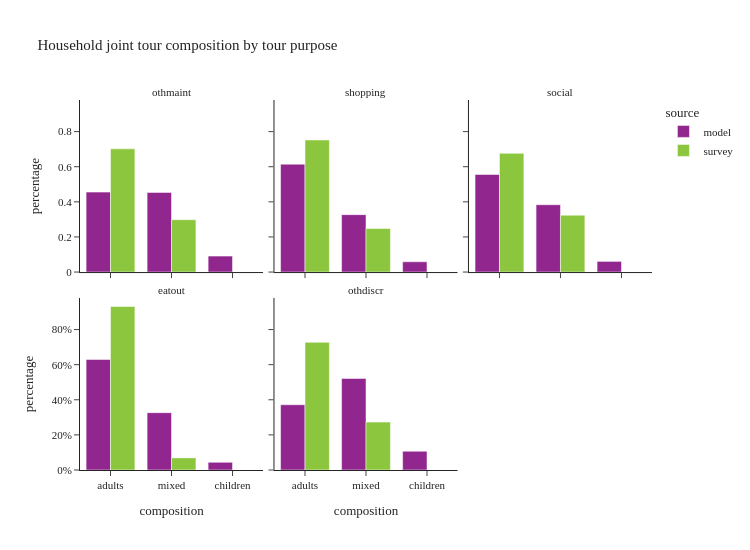

Notebook code cell kept with this figure:
### Code cell
plot_joint_tour_segment(joint_tour_data, 'tour_type', "Household joint tour composition by tour purpose", height=550, facet_col_wrap=3)

### Figure 1 — Plotly figure (JSON) as saved in the notebook; plotly's stock layout.template omitted (floating-point values rounded to 4 significant figures)
{"data": [{"alignmentgroup": "True", "customdata": [[12001], [11957], [2401]], "hovertemplate": "source=model<br>tour_type=othmaint<br>composition=%{x}<br>percentage=%{y}<br>sample_size=%{customdata[0]}<extra></extra>", "legendgroup": "model", "marker": {"color": "#91268F", "pattern": {"shape": ""}}, "name": "model", "offsetgroup": "model", "orientation": "v", "showlegend": true, "textposition": "auto", "type": "bar", "x": ["adults", "mixed", "children"], "xaxis": "x4", "y": [0.4553, 0.4536, 0.09109], "yaxis": "y4"}, {"alignmentgroup": "True", "customdata": [[14922], [7940], [1417]], "hovertemplate": "source=model<br>tour_type=shopping<br>composition=%{x}<br>percentage=%{y}<br>sample_size=%{customdata[0]}<extra></extra>", "legendgroup": "model", "marker": {"color": "#91268F", "pattern": {"shape": ""}}, "name": "model", "offsetgroup": "model", "orientation": "v", "showlegend": false, "textposition": "auto", "type": "bar", "x": ["adults", "mixed", "children"], "xaxis": "x5", "y": [0.6146, 0.327, 0.05836], "yaxis": "y5"}, {"alignmentgroup": "True", "customdata": [[7740], [5342], [846]], "hovertemplate": "source=model<br>tour_type=social<br>composition=%{x}<br>percentage=%{y}<br>sample_size=%{customdata[0]}<extra></extra>", "legendgroup": "model", "marker": {"color": "#91268F", "pattern": {"shape": ""}}, "name": "model", "offsetgroup": "model", "orientation": "v", "showlegend": false, "textposition": "auto", "type": "bar", "x": ["adults", "mixed", "children"], "xaxis": "x6", "y": [0.5557, 0.3835, 0.06074], "yaxis": "y6"}, {"alignmentgroup": "True", "customdata": [[10936], [5672], [764]], "hovertemplate": "source=model<br>tour_type=eatout<br>composition=%{x}<br>percentage=%{y}<br>sample_size=%{customdata[0]}<extra></extra>", "legendgroup": "model", "marker": {"color": "#91268F", "pattern": {"shape": ""}}, "name": "model", "offsetgroup": "model", "orientation": "v", "showlegend": false, "textposition": "auto", "type": "bar", "x": ["adults", "mixed", "children"], "xaxis": "x", "y": [0.6295, 0.3265, 0.04398], "yaxis": "y"}, {"alignmentgroup": "True", "customdata": [[14385], [20179], [4135]], "hovertemplate": "source=model<br>tour_type=othdiscr<br>composition=%{x}<br>percentage=%{y}<br>sample_size=%{customdata[0]}<extra></extra>", "legendgroup": "model", "marker": {"color": "#91268F", "pattern": {"shape": ""}}, "name": "model", "offsetgroup": "model", "orientation": "v", "showlegend": false, "textposition": "auto", "type": "bar", "x": ["adults", "mixed", "children"], "xaxis": "x2", "y": [0.3717, 0.5214, 0.1069], "yaxis": "y2"}, {"alignmentgroup": "True", "customdata": [[40], [17]], "hovertemplate": "source=survey<br>tour_type=othmaint<br>composition=%{x}<br>percentage=%{y}<br>sample_size=%{customdata[0]}<extra></extra>", "legendgroup": "survey", "marker": {"color": "#8CC63E", "pattern": {"shape": ""}}, "name": "survey", "offsetgroup": "survey", "orientation": "v", "showlegend": true, "textposition": "auto", "type": "bar", "x": ["adults", "mixed"], "xaxis": "x4", "y": [0.7018, 0.2982], "yaxis": "y4"}, {"alignmentgroup": "True", "customdata": [[82], [27]], "hovertemplate": "source=survey<br>tour_type=shopping<br>composition=%{x}<br>percentage=%{y}<br>sample_size=%{customdata[0]}<extra></extra>", "legendgroup": "survey", "marker": {"color": "#8CC63E", "pattern": {"shape": ""}}, "name": "survey", "offsetgroup": "survey", "orientation": "v", "showlegend": false, "textposition": "auto", "type": "bar", "x": ["adults", "mixed"], "xaxis": "x5", "y": [0.7523, 0.2477], "yaxis": "y5"}, {"alignmentgroup": "True", "customdata": [[144], [69]], "hovertemplate": "source=survey<br>tour_type=social<br>composition=%{x}<br>percentage=%{y}<br>sample_size=%{customdata[0]}<extra></extra>", "legendgroup": "survey", "marker": {"color": "#8CC63E", "pattern": {"shape": ""}}, "name": "survey", "offsetgroup": "survey", "orientation": "v", "showlegend": false, "textposition": "auto", "type": "bar", "x": ["adults", "mixed"], "xaxis": "x6", "y": [0.6761, 0.3239], "yaxis": "y6"}, {"alignmentgroup": "True", "customdata": [[54], [4]], "hovertemplate": "source=survey<br>tour_type=eatout<br>composition=%{x}<br>percentage=%{y}<br>sample_size=%{customdata[0]}<extra></extra>", "legendgroup": "survey", "marker": {"color": "#8CC63E", "pattern": {"shape": ""}}, "name": "survey", "offsetgroup": "survey", "orientation": "v", "showlegend": false, "textposition": "auto", "type": "bar", "x": ["adults", "mixed"], "xaxis": "x", "y": [0.931, 0.06897], "yaxis": "y"}, {"alignmentgroup": "True", "customdata": [[8], [3]], "hovertemplate": "source=survey<br>tour_type=othdiscr<br>composition=%{x}<br>percentage=%{y}<br>sample_size=%{customdata[0]}<extra></extra>", "legendgroup": "survey", "marker": {"color": "#8CC63E", "pattern": {"shape": ""}}, "name": "survey", "offsetgroup": "survey", "orientation": "v", "showlegend": false, "textposition": "auto", "type": "bar", "x": ["adults", "mixed"], "xaxis": "x2", "y": [0.7273, 0.2727], "yaxis": "y2"}], "layout": {"annotations": [{"font": {}, "showarrow": false, "text": "eatout", "x": 0.16, "xanchor": "center", "xref": "paper", "y": 0.465, "yanchor": "bottom", "yref": "paper"}, {"font": {}, "showarrow": false, "text": "othdiscr", "x": 0.5, "xanchor": "center", "xref": "paper", "y": 0.465, "yanchor": "bottom", "yref": "paper"}, {"font": {}, "showarrow": false, "text": "othmaint", "x": 0.16, "xanchor": "center", "xref": "paper", "y": 1.0, "yanchor": "bottom", "yref": "paper"}, {"font": {}, "showarrow": false, "text": "shopping", "x": 0.5, "xanchor": "center", "xref": "paper", "y": 1.0, "yanchor": "bottom", "yref": "paper"}, {"font": {}, "showarrow": false, "text": "social", "x": 0.84, "xanchor": "center", "xref": "paper", "y": 1.0, "yanchor": "bottom", "yref": "paper"}], "barmode": "group", "height": 550, "legend": {"title": {"text": "source"}, "tracegroupgap": 0}, "title": {"text": "Household joint tour composition by tour purpose"}, "width": 750, "xaxis": {"anchor": "y", "domain": [0.0, 0.32], "title": {"text": "composition"}}, "xaxis2": {"anchor": "y2", "domain": [0.34, 0.66], "matches": "x", "title": {"text": "composition"}}, "xaxis3": {"anchor": "y3", "domain": [0.68, 1.0], "matches": "x", "title": {"text": "composition"}}, "xaxis4": {"anchor": "y4", "domain": [0.0, 0.32], "matches": "x", "showticklabels": false}, "xaxis5": {"anchor": "y5", "domain": [0.34, 0.66], "matches": "x", "showticklabels": false}, "xaxis6": {"anchor": "y6", "domain": [0.68, 1.0], "matches": "x", "showticklabels": false}, "yaxis": {"anchor": "x", "domain": [0.0, 0.465], "tickformat": ".0%", "title": {"text": "percentage"}}, "yaxis2": {"anchor": "x2", "domain": [0.0, 0.465], "matches": "y", "showticklabels": false, "tickformat": ".0%"}, "yaxis3": {"anchor": "x3", "domain": [0.0, 0.465], "matches": "y", "showticklabels": false}, "yaxis4": {"anchor": "x4", "domain": [0.535, 1.0], "matches": "y", "title": {"text": "percentage"}}, "yaxis5": {"anchor": "x5", "domain": [0.535, 1.0], "matches": "y", "showticklabels": false}, "yaxis6": {"anchor": "x6", "domain": [0.535, 1.0], "matches": "y", "showticklabels": false}}}
